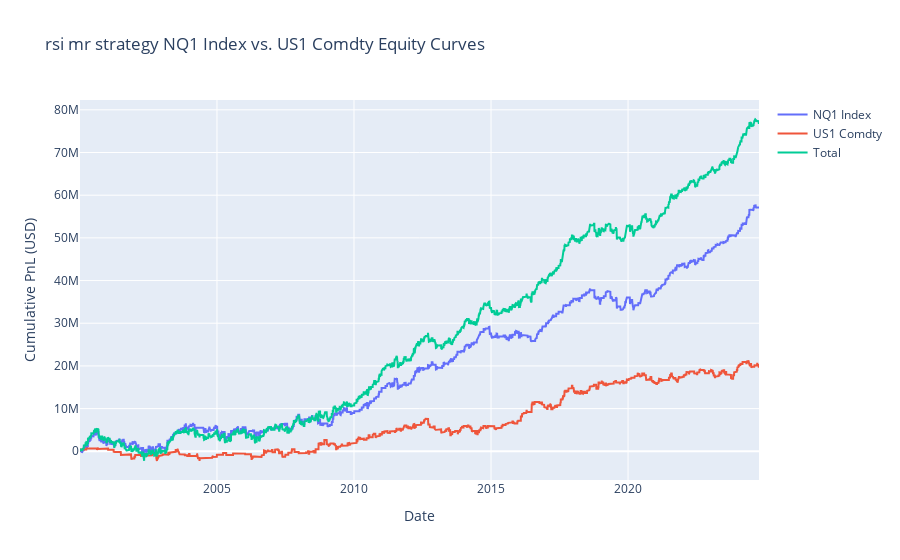
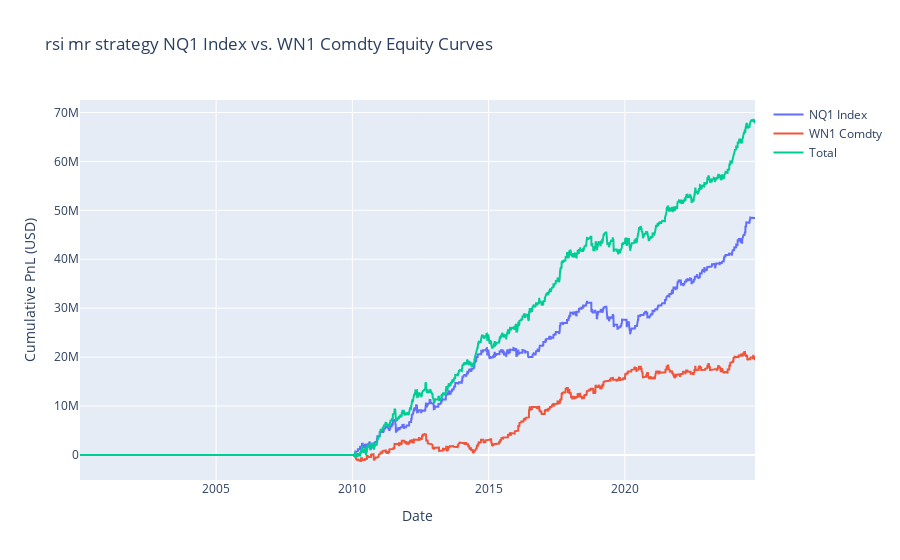

The notebook cell saved with these charts, in order:
### Code cell
### Where the magic happens

asst_main = 'NQ1 Index'

cmp_assts = market_data.get_asset_classes()['eq-us']
cmp_assts
cmp_assts = ['US1 Comdty', 'WN1 Comdty']


respnls = {}
results = {}
statsdf = {}
trules = {}

for asst in cmp_assts:
    
    pairs = [
        (asst_main, asst),
        (asst, asst_main)
    ]
    
    strategy_params2 = {
        'pairs': pairs,
        'N': (5, 2),
        'rsi_period': (3,3),
        'rsi_threshold': (10.0,8.0),
        'lmt_order': False,
        'lmt_day': 1,
        'lmt_day_only': True,
        'lmt_atr': 1.0,
        'lmt_epsilon': 0.1,
        'atr_period': 14,
        'atr_type': 'atr',
        'market_data': market_data,
        'risk_ratio': (1.0, 1.2)
    }

    tmp = TradingRule(
        market_data=market_data,
        trading_rule_function=ratioMR_rsi_long,
        trading_params=strategy_params2,
        position_sizing_params=pSizeParams,  # Define as needed
        incl_assets=[asst_main, asst],  # Include all involved assets
        name_label='TestMR_' + asst,
        strat_descr= f'rsi mr strategy {asst_main} vs. {asst}',
        log_level=logging.ERROR,
        bt_folder = bt_folder
    )

    res = tmp.backtest_all_assets(save=True)
    resdb = tmp.plot_equity(byassets=True, totalsys=True, start_date = '01012000', save_fig=False)
    stats = tmp.calculate_statistics(byassets=True, totalsys=True, start_date='01012000')
    statsdf[asst] = stats
    results[asst] = resdb
    respnls[asst] = res
    trules[asst] = tmp

# Extract the desired statistics from each dataframe in statsdf

required_columns = ['Average Ann. PnL', 'Average Ann. Vol', 'Sharpe Ratio (ann.)', 'Sortino Ratio (ann.)', 'Hit Rate (%)', 'Profit Factor', 
                    'Max drawdown', 'Average drawdown', 'Avg Drawdown Duration', 'Drawdowns per year', 'Max Drawdown Duration']
extracted_stats = {key: statsdf[key].loc['Total', [col for col in required_columns if col in statsdf[key].columns]] for key in statsdf.keys()}

# Convert the dictionary to a dataframe
extracted_stats_df = pd.DataFrame.from_dict(extracted_stats, orient='index')
extracted_stats_df.to_clipboard()
extracted_stats_df

### Figure 1 — Plotly figure (JSON) as saved in the notebook; plotly's stock layout.template omitted (floating-point values rounded to 4 significant figures; data arrays with more than 128 entries replaced by an {"elided": "..."} marker saying what was removed)
{"data": [{"mode": "lines", "name": "NQ1 Index", "type": "scatter", "x": {"elided": "6305 str values"}, "y": {"elided": "6305 int values"}}, {"mode": "lines", "name": "US1 Comdty", "type": "scatter", "x": {"elided": "6305 str values"}, "y": {"elided": "6305 float values"}}, {"mode": "lines", "name": "Total", "type": "scatter", "x": {"elided": "6305 str values"}, "y": {"elided": "6305 float values"}}], "layout": {"hovermode": "x unified", "title": {"text": "rsi mr strategy NQ1 Index vs. US1 Comdty Equity Curves"}, "xaxis": {"title": {"text": "Date"}}, "yaxis": {"title": {"text": "Cumulative PnL (USD)"}}}}

### Figure 2 — Plotly figure (JSON) as saved in the notebook; plotly's stock layout.template omitted (floating-point values rounded to 4 significant figures; data arrays with more than 128 entries replaced by an {"elided": "..."} marker saying what was removed)
{"data": [{"mode": "lines", "name": "NQ1 Index", "type": "scatter", "x": {"elided": "6299 str values"}, "y": {"elided": "6299 int values"}}, {"mode": "lines", "name": "WN1 Comdty", "type": "scatter", "x": {"elided": "6299 str values"}, "y": {"elided": "6299 float values"}}, {"mode": "lines", "name": "Total", "type": "scatter", "x": {"elided": "6299 str values"}, "y": {"elided": "6299 float values"}}], "layout": {"hovermode": "x unified", "title": {"text": "rsi mr strategy NQ1 Index vs. WN1 Comdty Equity Curves"}, "xaxis": {"title": {"text": "Date"}}, "yaxis": {"title": {"text": "Cumulative PnL (USD)"}}}}
